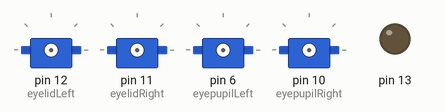
A sketch run on a simulated Arduino Mega 2560, built with avr-gcc and run on an emulated ATmega2560. Parts: 4 × servo, output pins drawn as LEDs (lit = HIGH). The audio player accepts every command and is not drawn.

Above: at 0.1 s.
At 3.39 s:
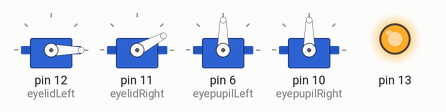
At 12.85 s:
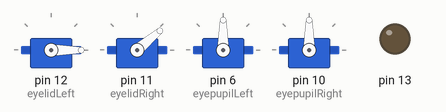
At 20.67 s:
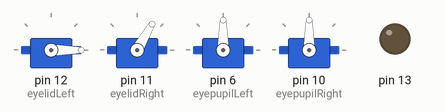
At 25.69 s:
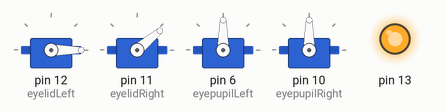
At 34.87 s:
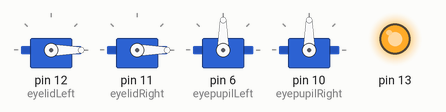
Timing chart, 0 to 40.0 s (numbered marks = the images above):
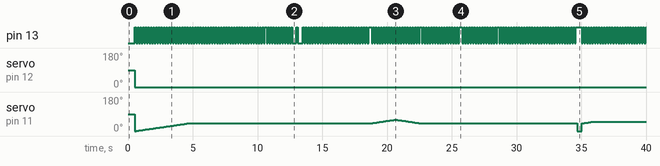

Measured:
- by itself, pin 13: moves between LOW and HIGH, repeating every 16.2 s
- by itself, servo on pin 12 (eyelidLeft): 90° → 0° at 0.51 s
- by itself, servo on pin 11 (eyelidRight): 90° → 0° at 0.51 s, → 1° 0.13 s later, → 2° 0.10 s later, → 3° 0.10 s later, … (92 changes in this stretch)

The sketch:

WRO_player_0.13.1.ino
```cpp
#include <DFRobotDFPlayerMini.h>

DFRobotDFPlayerMini myDFPlayer;

#include <Servo.h>

#define CLOSE_LEFT_EYE 0
#define CLOSE_RIGHT_EYE 0
#define DELTA_EYE 0

Servo eyelidLeft;
Servo eyelidRight;
Servo eyepupilLeft;
Servo eyepupilRight;

uint32_t myTimer1 = millis();
uint32_t myTimer2 = millis();
uint32_t myTimer3 = millis();
uint32_t myTimer4 = millis();

int currentPosition = 0;
int desiredPosition = 0;
int pos = 0;
int condition = 1, conditionOld = 0, conditionRec = 0;

void eye()
{
  if (currentPosition > desiredPosition)
    currentPosition -= 1;
  else if (currentPosition < desiredPosition)
    currentPosition += 1;

  eyelidLeft.write(CLOSE_LEFT_EYE - currentPosition);
  eyelidRight.write(CLOSE_RIGHT_EYE + currentPosition);
}

void right() {
  while (1)
  {
    for (pos = 0; pos <= 0; pos += 1) { // goes from 0 degrees to 180 degrees
      // in steps of 1 degree
      eyelidRight.write(pos);            // tell servo to go to position in variable 'pos'
      myDFPlayer.play(11);
      delay(300);    // waits 15 ms for the servo to reach the position

    }
    break;
  }
}

void setup()
{
  Serial.begin(9600);         //инициализируем UART USB
  Serial1.begin(9600);        //инициализируем UART связи со светом
  Serial3.begin(9600);        //инициализируем UART связи с плеером
  myDFPlayer.begin(Serial3);  //инициализируем плеер
  myDFPlayer.volume(15);

  eyelidLeft.attach(12);      //инициализируем сервопривод левых век
  eyelidRight.attach(11);     //инициализируем сервопривод правых век
  eyepupilLeft.attach(6);      //инициализируем сервопривод левых век
  eyepupilRight.attach(10);     //инициализируем сервопривод правых век

  myTimer3 = millis();        //Обнуляем таймер

  pinMode(13, 1);
}

void loop()
{
  (millis() % 200 > 100) ? digitalWrite(13, 1) : digitalWrite(13, 0); //пример короткой записи if/else
  Serial.println();
  if (millis() - myTimer2 > 20)   //плавное движение серв
  {
    myTimer2 = millis();
    eye();
  }

  if (Serial1.available() > 0)
  {
    conditionRec = Serial1.read();
  }

  if (condition != conditionRec) {
    delay(100);
    Serial1.write(condition);
    //Serial.println(condition);//отправляем состояние "приветствия" контроллеру управления светом
    conditionOld = condition;
  }

  switch (condition)
  {
    case 1:
      Serial1.write(condition);
      desiredPosition = 40;
      myDFPlayer.play(1);             //привествие
      condition++;
      break;
    case 2:
      if (millis() - myTimer3 > 10000)
        condition++;
      break;
    case 3:
      myDFPlayer.play(2);             //я умею показывать различные эмоции
      condition++;
      break;
    case 4:
      if (millis() - myTimer3 > 14000) {
        condition++;
      }
      break;
    case 5:
      myDFPlayer.play(3);           //радость
      condition++;
      break;
    case 6:
      if (millis() - myTimer3 > 16000) {
        condition++;
      }
      break;
    case 7:
      myDFPlayer.play(4);          //грусть/
      condition++;
      break;
    case 8:
      if (millis() - myTimer3 > 18000) {
        condition++;
      }
      break;
    case 9:
      desiredPosition = 100;
      myDFPlayer.play(5);         //удивление
      condition++;
      break;
    case 10:
      if (millis() - myTimer3 > 20000) {
        condition++;
      }
      break;
    case 11:
      desiredPosition = 20;
      myDFPlayer.play(6);       //злость
      condition++;
      break;
    case 12:
      if (millis() - myTimer3 > 22000) {
        condition++;
      }
      break;
    case 13:
      desiredPosition = 40;
      myDFPlayer.play(7);     //смущение
      condition++;
      break;
    case 14:
      if (millis() - myTimer3 > 25000) {
        condition++;
      }
      break;
    case 15:
      myDFPlayer.play(8);    //нейтральное
      condition++;
      break;
    case 16:
      if (millis() - myTimer3 > 28000) {
        condition++;
      }
      break;
    case 17:
      myDFPlayer.play(9);    //А еще я умею
      condition++;
      break;
    case 18:
      if (millis() - myTimer3 > 31000) {
        condition++;
      }
      break;
    case 19:
      myDFPlayer.play(10);    //шевелить глазами
      condition++;
      break;
    case 20:
      if (millis() - myTimer3 > 34000) {
        condition++;
      }
      break;
    case 21:
      right();
      desiredPosition = 50;    //подмигивать
      condition++;
      break;
    case 22:
      if (millis() - myTimer3 > 37000) {
        condition++;
      }
      break;

    case 23:
      myDFPlayer.play(12);    //имитировать ходьбу
      condition++;
      break;
    case 24:
      if (millis() - myTimer3 > 40000) {
        condition++;
      }
      break;
  }
}

/*
   myDFPlayer.next();  //Play next mp3
   myDFPlayer.previous();  //Play previous mp3
   myDFPlayer.play(1);  //Play the first mp3
   myDFPlayer.loop(1);  //Loop the first mp3
   myDFPlayer.pause();  //pause the mp3
   myDFPlayer.start();  //start the mp3 from the pause
   myDFPlayer.playFolder(15, 4);  //play specific mp3 in SD:/15/004.mp3; Folder Name(1~99); File Name(1~255)
   myDFPlayer.enableLoopAll(); //loop all mp3 files.
   myDFPlayer.disableLoopAll(); //stop loop all mp3 files.
   myDFPlayer.playMp3Folder(4); //play specific mp3 in SD:/MP3/0004.mp3; File Name(0~65535)
   myDFPlayer.advertise(3); //advertise specific mp3 in SD:/ADVERT/0003.mp3; File Name(0~65535)
   myDFPlayer.stopAdvertise(); //stop advertise
   myDFPlayer.playLargeFolder(2, 999); //play specific mp3 in SD:/02/004.mp3; Folder Name(1~10); File Name(1~1000)
   myDFPlayer.loopFolder(5); //loop all mp3 files in folder SD:/05.
   myDFPlayer.randomAll(); //Random play all the mp3.
   myDFPlayer.enableLoop(); //enable loop.
   myDFPlayer.disableLoop(); //disable loop.
*/
```
